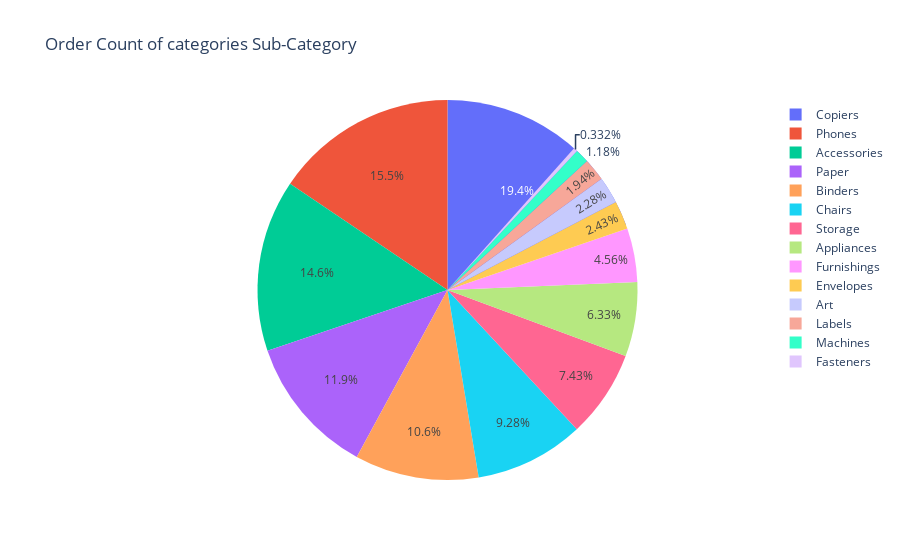

The cell this chart's notebook holds for it:
### Code cell
fig=px.pie(csv,names="Sub-Category",values='Profit',title="Order Count of categories Sub-Category")
fig.show()

### Figure 1 — Plotly figure (JSON) as saved in the notebook; plotly's stock layout.template omitted (floating-point values rounded to 4 significant figures; data arrays with more than 128 entries replaced by an {"elided": "..."} marker saying what was removed)
{"data": [{"domain": {"x": [0, 1], "y": [0, 1]}, "hovertemplate": "Sub-Category=%{label}<br>Profit=%{value}<extra></extra>", "labels": {"elided": "9994 str values"}, "legendgroup": "", "name": "", "showlegend": true, "type": "pie", "values": {"elided": "9994 float values"}}], "layout": {"autosize": true, "legend": {"tracegroupgap": 0}, "title": {"text": "Order Count of categories Sub-Category"}}}
